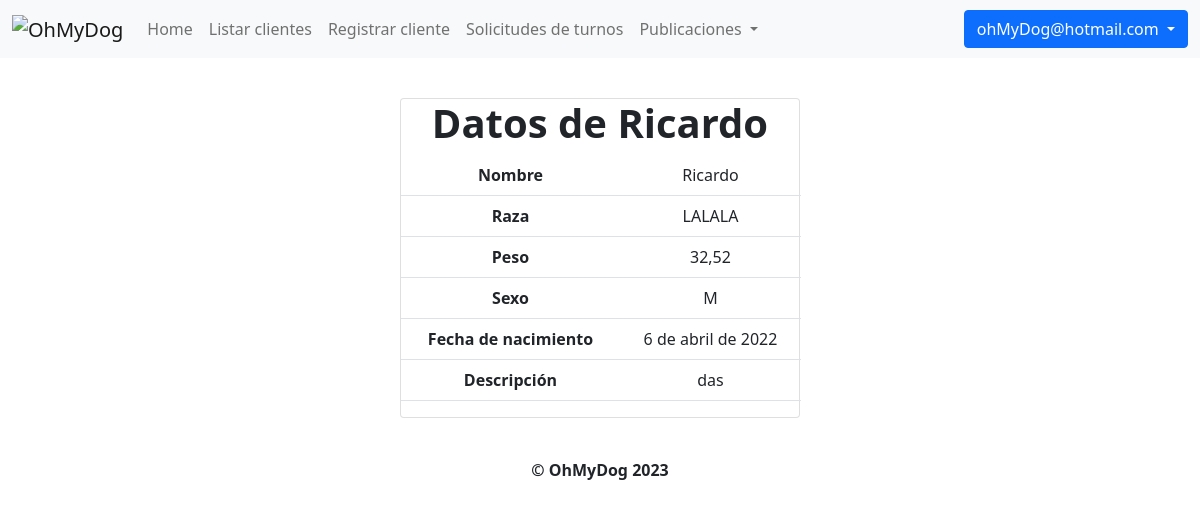
Page /mis_perros/1/ (signed in) on the committed database.
### OhMyDog/models.py (models this page shows, shortened)
class Usuario(AbstractBaseUser, PermissionsMixin):
    mail = models.EmailField(unique=True)
    password = models.CharField(max_length=255)
    cliente = models.OneToOneField(Cliente, null=True, on_delete=models.CASCADE)
    habilitado = models.BooleanField(default=True)
    primer_inicio = models.BooleanField(default=True)
    is_staff = models.BooleanField(default=False)
    USERNAME_FIELD = "mail"
    objects = UsuarioManager()

### OhMyDog/modelos/perros/perros.py (models this page shows, shortened)
class Perro(models.Model):
    id = models.BigAutoField(primary_key=True)
    dueño = models.ForeignKey(
        Cliente, null=False, on_delete=models.CASCADE, related_name="perros"
    )
    nombre = models.CharField(max_length=35, blank=False)
    raza = models.CharField(max_length=255, blank=False)
    peso = models.DecimalField(blank=False, max_digits=5, decimal_places=2)
    descripcion = models.CharField(max_length=255)
    fecha_de_nacimiento = models.DateField(blank=False)
    sexos = [("M", "Macho"), ("H", "Hembra")]
    sexo = models.CharField(max_length=1, choices=sexos, blank=False)
    habilitado = models.BooleanField(default=True)
    tiene_castracion = models.BooleanField(default=False)

### OhMyDog/views/clientes.py (the view)
# urls.py: path("mis_perros/<int:perro_id>/", datos_de_mi_perro, name="datos_de_mi_perro"),
@login_required
def datos_de_mi_perro(request, perro_id):
    perro = buscar_perro_por_id(perro_id)
    return render(request, "datos_de_mi_perro.html", {"perro": perro})

### OhMyDog/modelos/perros/__init__.py (called while the page is built)
def buscar_perro_por_id(id):
    perro = Perro.objects.get(id=id)
    return perro

### OhMyDog/templates/datos_de_mi_perro.html (shortened to what this page needs)
{% extends 'layout.html' %}
{% block content %}
<div class="containerPequeño">
	<div class="card cardPequeño" id="datos_de_perro">
		<h1>Datos de {{perro.nombre}}</h1>
		<table class="table" style="float: none; width: 400px">
			<tbody>
				<tr>
					<th scope="row">Nombre</th>
					<td>{{ perro.nombre }}</td>
				</tr>
				<tr>
					<th scope="row">Raza</th>
					<td>{{ perro.raza }}</td>
				</tr>
				<tr>
					<th scope="row">Peso</th>
					<td>{{ perro.peso }}</td>
				</tr>
				<tr>
					<th scope="row">Sexo</th>
					<td>{{ perro.sexo }}</td>
				</tr>
				<tr>
					<th scope="row" type="date">Fecha de nacimiento</th>
					<td>{{ perro.fecha_de_nacimiento }}</td>
				</tr>
				<tr>
					<th scope="row">Descripción</th>
					<td>{{ perro.descripcion }}</td>
				</tr>
			</tbody>
		</table>
	</div>
</div>
{%endblock%}

### OhMyDog/templates/layout.html (shortened to what this page needs)
<!DOCTYPE html>
<html>
	<head>
		<link
			href="https://cdn.jsdelivr.net/npm/bootstrap@5.0.2/dist/css/bootstrap.min.css"
			rel="stylesheet"
		/>
	</head>
	<body>
		<header>
			<nav class="navbar navbar-expand-lg navbar-light bg-light">
				<div class="container-fluid">
					<a class="navbar-brand">
						<img src="http://imgfz.com/i/eq02Nh8.png" alt="OhMyDog" />
					</a>
					<div class="collapse navbar-collapse" id="navbarSupportedContent">
						<ul class="navbar-nav me-auto mb-2 mb-lg-0">
							{% if user.is_authenticated %}
								{% if user.is_staff %}
									<li class="nav-item">
										<a class="nav-link" href="{% url 'home' %}">Home</a>
									</li>
									<li class="nav-item">
										<a class="nav-link" href="{% url 'clientes' %}">Listar clientes</a>
									</li>
									<li class="nav-item">
										<a class="nav-link" href="{% url 'registrar_cliente' %}">Registrar cliente</a>
									</li>
									<li class="nav-item">
										<a class="nav-link" href="{% url 'solicitudes_de_turnos' %}">Solicitudes de turnos</a>
									</li>
									<li class="nav-item dropdown">
										<a
											class="nav-link dropdown-toggle"
											role="button"
											data-bs-toggle="dropdown"
											aria-expanded="false"
										>
											Publicaciones
										</a>
								</li>
								{% endif %}
							{% else %}
								<li class="nav-item">
									<a class="nav-link" href="{% url 'home' %}">Home</a>
								</li>
							{% endif %}
						</ul>
						{% if user.is_authenticated %}
							<li class="nav-item dropdown" style="border-radius: 6px; list-style-type: none;">
								<a class="btn {% if user.is_staff %} btn-primary {% else %} btn-success {% endif %} dropdown-toggle" href="#" id="navbarDropdown" role="button" data-bs-toggle="dropdown" aria-expanded="false">
									{{ user.mail }}
								</a>
							</li>
						{% else %}
							<li class="nav-item">
								<a class="btn btn-primary" id="iniciar_sesion" href="{% url 'login' %}">Iniciar sesión</a>
							</li>
						{% endif %}
					</div>
				</div>
			</nav>
		</header>
		<div class="content">
			{% block content %}{% endblock %}
		</div>
		<footer class="footer">
			<p style="text-align: center; font-weight: bold ">© OhMyDog 2023</p>
		</footer>
	</body>
</html>

### OhMyDog/templates/layout.html (style rules this page uses)
h1 { font-weight: bold; }
.containerPequeño { display: flex; justify-content: center; align-items: center; width: 100vw; height: 50vh; }
.cardPequeño { width: 400px; text-align: center; }

### rows in the picture
Usuario: mail "ohMyDog@hotmail.com"
Perro: nombre "Ricardo", raza "LALALA", peso "32,52", sexo "M", fecha_de_nacimiento "6 de abril de 2022", descripcion "das"
